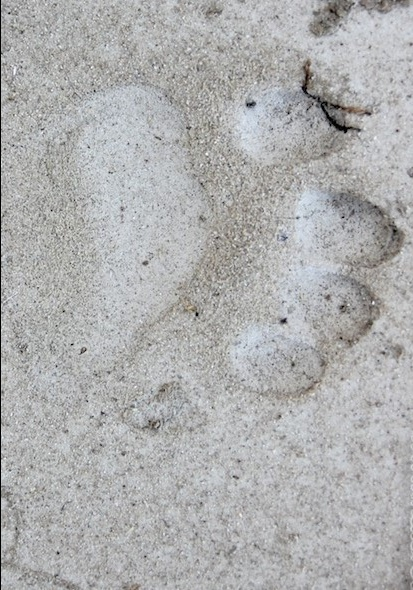
#> input picture Data/TestData/Bear/14015-17733-6094.jpg, 413 x 590 px, given as the content of the folder Data/TestData/Bear/12247-30236-21154.jpg, which was not available
$ jupyter execute --allow-errors DataAugmentation.ipynb   (text cells are left out)
#> lines starting #> are read from the running program, lines starting #| are printed output that depends on the picture; pictures that were not available may be replaced by others from this repository, and a replacement may not be noted
#> the answer given: Data/TestData/Bear
#> the answer given: Data/TestData/Bear
[cell 1]
import cv2
import os
from os import listdir


def rotate_image(original_image, angle):
    """
     Rotates an image and expands image to avoid cropping

    :param original_image: image to be rotated
    :param angle: angle in degrees
    :return: rotated image
    """

    image_height, image_width = original_image.shape[:2]
    image_center = (image_width/2, image_height/2)  # get the center of the image

    rotation_matrix = cv2.getRotationMatrix2D(image_center, angle, 1.)

    # calculate cosine and sine
    absolute_cosine = abs(rotation_matrix[0, 0])
    absolute_sine = abs(rotation_matrix[0, 1])

    # find the new width bound and new height bound
    new_width_bound = int(image_height * absolute_sine + image_width * absolute_cosine)
    new_height_bound = int(image_height * absolute_cosine + image_width * absolute_sine)

    rotation_matrix[0, 2] += new_width_bound/2 - image_center[0]
    rotation_matrix[1, 2] += new_height_bound/2 - image_center[1]

    # rotate original image
    rotated_image = cv2.warpAffine(original_image, rotation_matrix, (new_width_bound, new_height_bound))
    return rotated_image


def augmentation(source_path, destination_path):
    # Load the images
#> called with source_path = 'Data/TestData/Bear', destination_path = 'Data/TestData/Bear'
    for animal_folder in listdir(source_path):
        for image_name in listdir(source_path + '/' + animal_folder):
            image = cv2.imread(source_path + '/' + animal_folder + '/' + image_name)
#> image is the input picture: shape (590, 413, 3); mean B, G, R 175.5, 175.2, 174.7

            # Save the original image
            # print(destination_path + "/" + animal_folder + '/' + image_name)
            if not os.path.exists(destination_path + "/" + animal_folder):
                os.makedirs(destination_path + "/" + animal_folder)
            cv2.imwrite(destination_path + "/" + animal_folder + '/' + image_name, image)

            # Flip the image
            img_flip_h = image[:, ::-1]  # the first coordinate remains the same, the columns are taken backwards
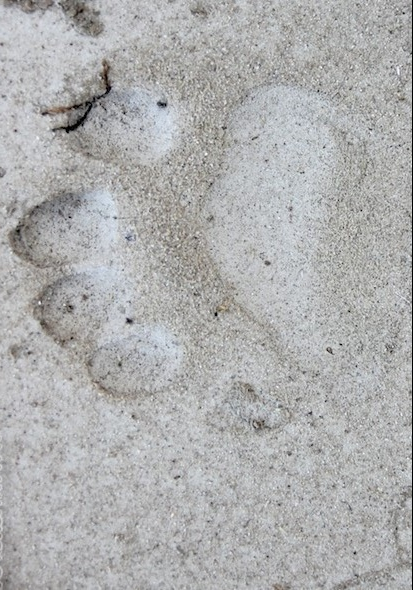
#> img_flip_h: shape (590, 413, 3); mean B, G, R 175.5, 175.2, 174.7
            img_flip_v = image[::-1, :]  # the second coordinate remains the same, the rows are taken backwards
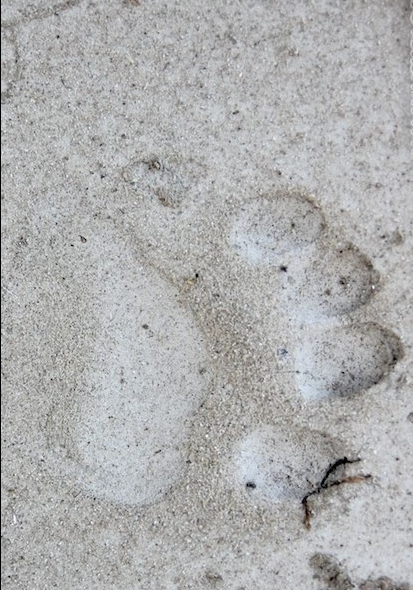
#> img_flip_v: shape (590, 413, 3); mean B, G, R 175.5, 175.2, 174.7

            name = image_name.split(".")[0]
            cv2.imwrite(destination_path + "/" + animal_folder + '/' + name + "_flip_h.jpg", img_flip_h)
            cv2.imwrite(destination_path + "/" + animal_folder + '/' + name + "_flip_v.jpg", img_flip_v)

            # Rotate the image by 90 and 270 degrees
            image_rotated_90 = rotate_image(image, 90)
#> in rotate_image, `rotated_image = cv2.warpAffine(original_image, rotation_matrix, (new_w..`:
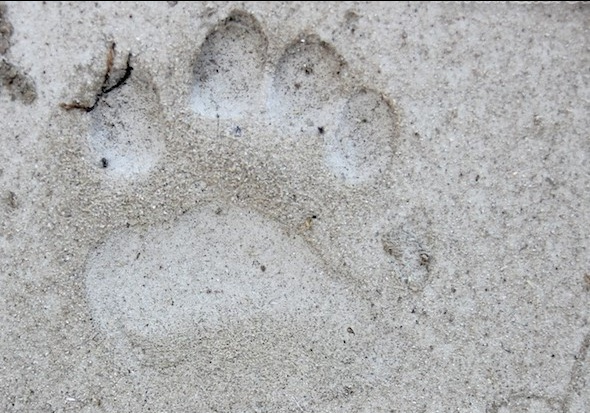
#> rotated_image: shape (413, 590, 3); mean B, G, R 175.5, 175.2, 174.7
            image_rotated_270 = rotate_image(image, 270)
#> call 2 of rotate_image, with angle = 270
#> in rotate_image (call 2), `rotated_image = cv2.warpAffine(original_image, rotation_matrix, (new_w..`:
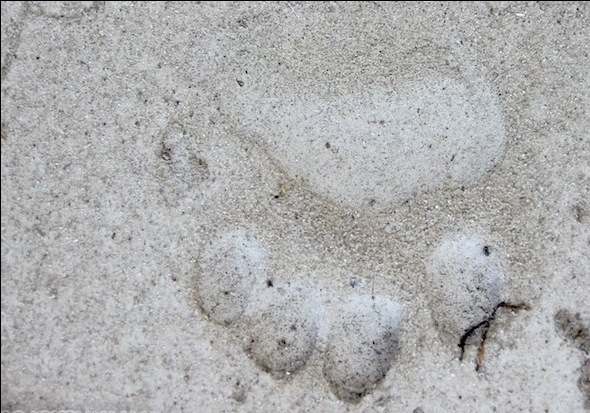
#> rotated_image: shape (413, 590, 3); mean B, G, R 175.2, 174.9, 174.4
            cv2.imwrite(destination_path + "/" + animal_folder + '/' + name + "_rotated_90.jpg", image_rotated_90)
            cv2.imwrite(destination_path + "/" + animal_folder + '/' + name + "_rotated_270.jpg", image_rotated_270)
